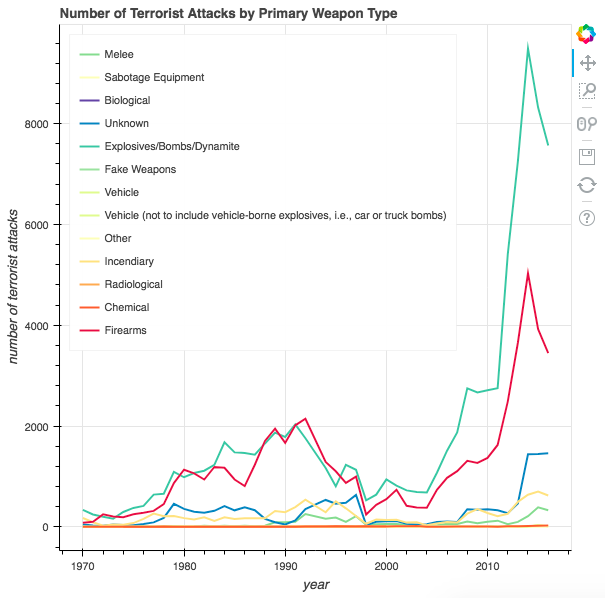

Generate this figure with Python:
# -*- coding: utf-8 -*-

import pandas as pd
import numpy as np
from bokeh.palettes import Spectral11
from bokeh.plotting import output_file, show, figure
from bokeh.models import ColumnDataSource, HoverTool

# read in file
p = "/Users/Bobby/anaconda/ANLY503ClassActivity/Final"
file_path = p+"/TerrorismDATA_Real_1970_2016.csv"
df = pd.read_csv(file_path, encoding = "ISO-8859-1")

unique_weapons = set(df['weaptype1_txt'].unique())

numlines = len(unique_weapons)
mypalette = [ "#99d594", 
              "#ffffbf", 
              '#5e4fa2', 
              '#3288bd', 
              '#66c2a5', 
              '#abdda4',
              '#e6f598',
              '#ffffbf',
              '#fee08b',
              '#fdae61',
              '#f46d43',
              '#d53e4f',
              '#9e0142']

output_file("weapon.html")
p = figure()

i = 0
for weapon in unique_weapons:
    # number of attacks by year for each region
    n = df[df['weaptype1_txt'] == weapon]['iyear'].value_counts()
    n = n.sort_index()
    color = mypalette[i]
    if weapon == 'Vehicle (not to include vehicle-borne explosives, i.e., car or truck bombs)':
        p.line(n.index, n, line_color=color, legend='Vehicle', line_width=2)
    p.line(n.index, n, line_color=color, legend=weapon, line_width=2)
    i = i+1

#p.add_tools(HoverTool(tooltips=[("Attacks: ", "$mpg_mean")]))
p.title = "Number of Terrorist Attacks by Primary Weapon Type"
p.xaxis.axis_label = 'year'
p.yaxis.axis_label = 'number of terrorist attacks'
p.legend.location ="top_left"
p.legend.label_text_font_size = "8pt"
show(p)      

    
    
    
